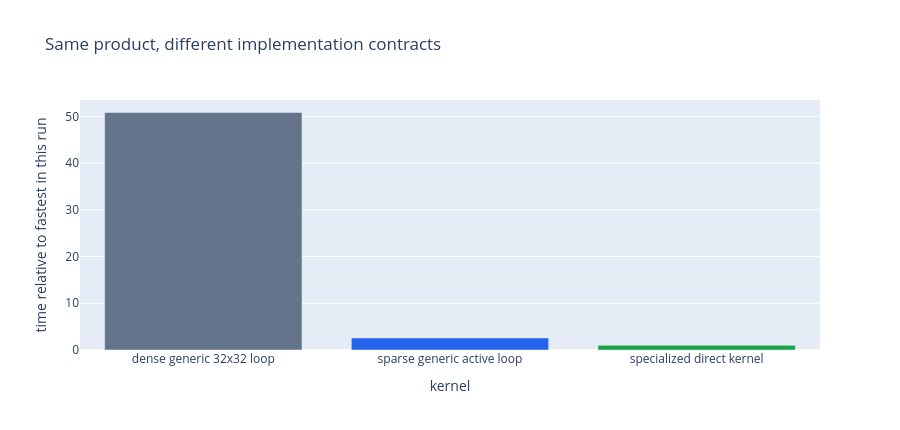

Here is the notebook cell this chart was saved with:
### Markdown cell above
## Benchmark Thinking

Benchmarks in this topic are easy to overinterpret. A micro-benchmark does not prove that one geometry model is universally faster than another. It can, however, reveal where overhead comes from. The dense generic kernel below loops over all 32 by 32 basis-coordinate pairs even though most coordinates are zero. The sparse generic kernel loops only over active coordinates but still carries dictionary lookups, bitmap checks, and dynamic output assembly. The specialized direct kernel has the six output formulas baked in.

The important comparison is not the exact number on this machine. The important comparison is the shape of the work. Dense generic code pays for the algebra's full coordinate universe. Sparse generic code pays for runtime bookkeeping. Specialized generated code pays mostly for arithmetic that survives symbolic simplification. In a real application, you would measure complete workloads, include data conversion costs, account for cache behavior, and compare against the best traditional representation for the same geometric task.

### Code cell
benchmark_rows = ch22.benchmark_flatpoint_plane(cga, samples=1400, seed=2200)
benchmark_path = save_json(benchmark_rows, "data", "kernel-benchmark-results.json")

checksums = [float(row["checksum"]) for row in benchmark_rows]
assert max(checksums) - min(checksums) < 1e-8

fig_bench = go.Figure(
    data=go.Bar(
        x=[row["kernel"] for row in benchmark_rows],
        y=[row["relative_to_fastest"] for row in benchmark_rows],
        marker_color=["#64748b", "#2563eb", "#16a34a"],
        customdata=[row["seconds"] for row in benchmark_rows],
        hovertemplate="%{x}<br>relative: %{y:.2f}x<br>seconds: %{customdata:.4f}<extra></extra>",
    )
)
fig_bench.update_layout(
    title="Same product, different implementation contracts",
    xaxis_title="kernel",
    yaxis_title="time relative to fastest in this run",
    height=430,
)
bench_plot_path = save_plot(fig_bench, "plots", "kernel-benchmark-results.html")
fig_bench.show()

print(f"Benchmark data written to {rel(benchmark_path)}")
print(f"Benchmark plot written to {rel(bench_plot_path)}")
display(Markdown(markdown_table(benchmark_rows, ["kernel", "seconds", "relative_to_fastest", "samples", "checksum"])))

### Figure 1 — Plotly figure (JSON) as saved in the notebook; plotly's stock layout.template omitted (floating-point values rounded to 4 significant figures)
{"data": [{"customdata": [0.613, 0.03104, 0.01206], "hovertemplate": "%{x}<br>relative: %{y:.2f}x<br>seconds: %{customdata:.4f}<extra></extra>", "marker": {"color": ["#64748b", "#2563eb", "#16a34a"]}, "type": "bar", "x": ["dense generic 32x32 loop", "sparse generic active loop", "specialized direct kernel"], "y": [50.85, 2.574, 1.0]}], "layout": {"height": 430, "title": {"text": "Same product, different implementation contracts"}, "xaxis": {"title": {"text": "kernel"}}, "yaxis": {"title": {"text": "time relative to fastest in this run"}}}}
